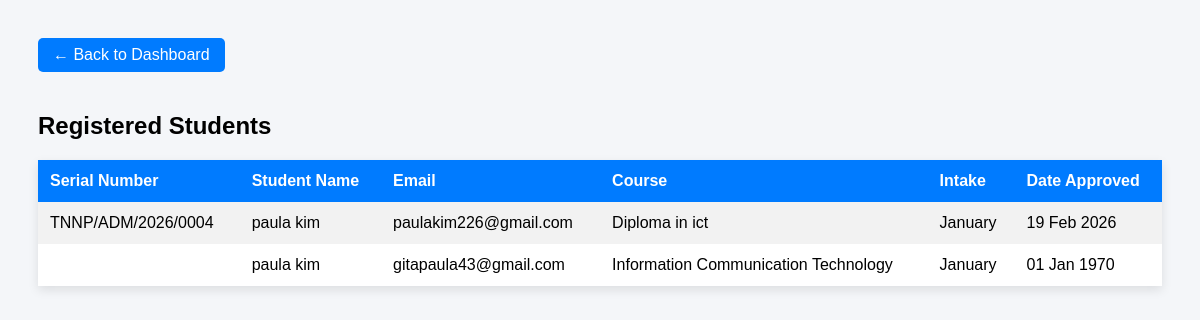
Screenshot of /admin/students.php (signed in) with the database file from the repository.
### tables this page shows
CREATE TABLE `admission_forms` (
  `id` int(11) NOT NULL,
  `user_id` int(11) NOT NULL,
  `surname` varchar(100) DEFAULT NULL,
  `other_names` varchar(150) DEFAULT NULL,
  `passport_id` varchar(50) DEFAULT NULL,
  `county` varchar(100) DEFAULT NULL,
  `postal_address` varchar(255) DEFAULT NULL,
  `telephone` varchar(50) DEFAULT NULL,
  `email` varchar(150) DEFAULT NULL,
  `phone` varchar(20) DEFAULT NULL,
  `date_of_birth` date DEFAULT NULL,
  `gender` enum('Male','Female') DEFAULT NULL,
  `course_applied` varchar(255) DEFAULT NULL,
  `module` varchar(50) DEFAULT NULL,
  `kcse_grade` varchar(10) DEFAULT NULL,
  `mode_of_study` enum('Full-time','Part-time','Evening') DEFAULT NULL,
  `intake` enum('January','May','September') DEFAULT NULL,
  `status` enum('pending','approved','rejected') DEFAULT 'pending',
  `submitted_at` timestamp NOT NULL DEFAULT current_timestamp(),
  `approved_at` timestamp NULL DEFAULT NULL,
  `id_passport` varchar(50) DEFAULT NULL,
  `crnm_status` varchar(50) DEFAULT NULL,
  `hod_signature` varchar(100) DEFAULT NULL,
  `reviewed_at` datetime DEFAULT NULL,
  `serial_number` varchar(50) DEFAULT NULL,
  `previous_school1` varchar(255) DEFAULT NULL,
  `previous_school2` varchar(255) DEFAULT NULL,
  `created_at` datetime NOT NULL DEFAULT current_timestamp(),
  `registrar_name` varchar(100) DEFAULT NULL,
  `letter_generated_at` datetime DEFAULT NULL
);

CREATE TABLE `users` (
  `id` int(11) NOT NULL,
  `admission_no` varchar(20) DEFAULT NULL,
  `full_name` varchar(255) NOT NULL,
  `email` varchar(255) NOT NULL,
  `password` varchar(255) NOT NULL,
  `gender` enum('Male','Female') NOT NULL,
  `profile_picture` varchar(255) DEFAULT NULL,
  `is_verified` tinyint(1) NOT NULL DEFAULT 0,
  `last_year_of_study` int(11) DEFAULT NULL,
  `created_at` timestamp NOT NULL DEFAULT current_timestamp(),
  `verify_token` varchar(64) DEFAULT NULL,
  `readmission_status` enum('none','pending','approved','rejected') NOT NULL DEFAULT 'none',
  `admission_status` enum('locked','pending','approved') NOT NULL DEFAULT 'locked',
  `readmission_reason` text DEFAULT NULL,
  `readmission_date` date DEFAULT NULL,
  `readmission_applied_at` datetime DEFAULT NULL,
  `role` enum('student','admin') NOT NULL DEFAULT 'student'
);

### admin/students.php (the view, shortened to what this page needs)
<?php
require_once __DIR__ . '/../includes/db.php';
$stmt = $pdo->prepare("
    SELECT
        u.full_name,
        u.email,
        af.serial_number,
        af.course_applied,
        af.intake,
        af.letter_generated_at
    FROM admission_forms af
    JOIN users u ON af.user_id = u.id
    WHERE af.status = 'approved'
    ORDER BY af.letter_generated_at DESC
");
$stmt->execute();
$students = $stmt->fetchAll(PDO::FETCH_ASSOC);
?>
<!DOCTYPE html>
<html>
<head>
</head>
<body>
<a href="dashboard.php" class="back-btn">← Back to Dashboard</a>
<h2>Registered Students</h2>
<table>
    <tr>
        <th>Serial Number</th>
        <th>Student Name</th>
        <th>Email</th>
        <th>Course</th>
        <th>Intake</th>
        <th>Date Approved</th>
    </tr>
    <?php if (count($students) > 0): ?>
        <?php foreach ($students as $student): ?>
            <tr>
                <td><?php echo htmlspecialchars($student['serial_number']); ?></td>
                <td><?php echo htmlspecialchars($student['full_name']); ?></td>
                <td><?php echo htmlspecialchars($student['email']); ?></td>
                <td><?php echo htmlspecialchars($student['course_applied']); ?></td>
                <td><?php echo htmlspecialchars($student['intake']); ?></td>
                <td>
                    <?php
                        echo date('d M Y', strtotime($student['letter_generated_at']));
                    ?>
                </td>
            </tr>
        <?php endforeach; ?>
    <?php endif; ?>
</table>
</body>
</html>

### admin/students.php (style rules this page uses)
body { font-family: Arial, sans-serif; background: #f4f6f9; padding: 30px; }
h2 { margin-bottom: 20px; }
table { width: 100%; border-collapse: collapse; background: white; box-shadow: 0 4px 10px rgba(0,0,0,0.1); }
th, td { padding: 12px; text-align: left; }
th { background: #007bff; color: white; }
tr:nth-child(even) { background: #f2f2f2; }
.back-btn { display: inline-block; margin-bottom: 20px; padding: 8px 15px; background: #007bff; color: white; text-decoration: none; border-radius: 5px; }

### rows the page displays
admission_forms: serial_number "TNNP/ADM/2026/0004", user.full_name "paula kim", user.email "paulakim226@gmail.com", course_applied "Diploma in ict", intake "January", letter_generated_at "19 Feb 2026"
admission_forms: user.full_name "paula kim", user.email "gitapaula43@gmail.com", course_applied "Information Communication Technology", intake "January", letter_generated_at "01 Jan 1970"
